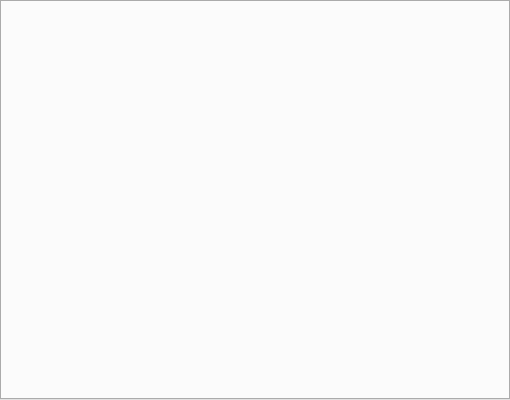
<?xml version="1.0" encoding="UTF-8"?>
<ui version="4.0">
 <class>Chats</class>
 <widget class="QWidget" name="Chats">
  <property name="geometry">
   <rect>
    <x>0</x>
    <y>0</y>
    <width>510</width>
    <height>400</height>
   </rect>
  </property>
  <property name="minimumSize">
   <size>
    <width>400</width>
    <height>350</height>
   </size>
  </property>
  <property name="windowTitle">
   <string>Chats</string>
  </property>
  <layout class="QVBoxLayout" name="verticalLayout">
   <property name="margin">
    <number>0</number>
   </property>
   <item>
    <widget class="QTabWidget" name="twChats">
     <property name="currentIndex">
      <number>-1</number>
     </property>
     <property name="tabsClosable">
      <bool>true</bool>
     </property>
     <property name="movable">
      <bool>true</bool>
     </property>
    </widget>
   </item>
  </layout>
 </widget>
 <resources/>
 <connections/>
</ui>
